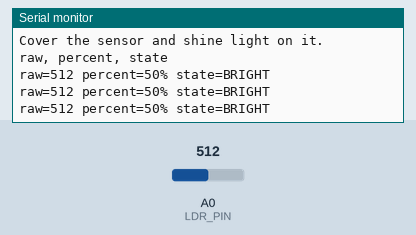
The sketch below on a simulated Arduino Uno, built with avr-gcc and run on an emulated ATmega328P. Shown: the last lines printed to the serial monitor. The test bench sets the inputs (shaded band); at power-on: A0 (LDR_PIN) = 512.

Above: at 1.3 s.
1.4 s: A0 (LDR_PIN) set to 407
At 2.0 s:
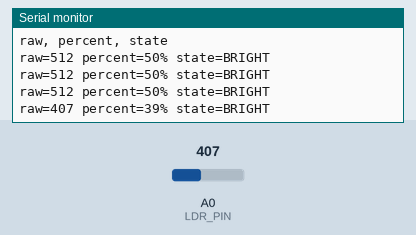
2.9 s: A0 (LDR_PIN) set to 381
At 3.5 s:
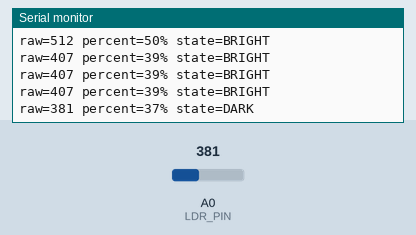
5.0 s: A0 (LDR_PIN) set to 107
At 5.5 s:
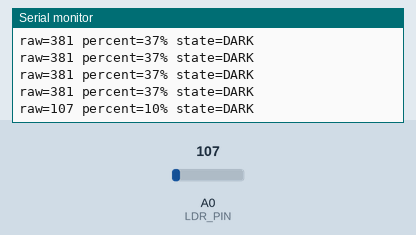
8.0 s: A0 (LDR_PIN) set to 95
At 8.5 s:
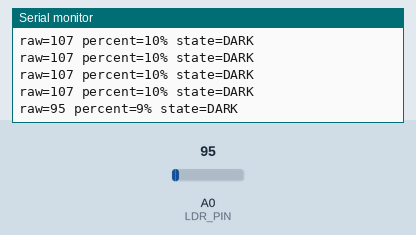
11.0 s: A0 (LDR_PIN) set to 11
At 11.5 s:
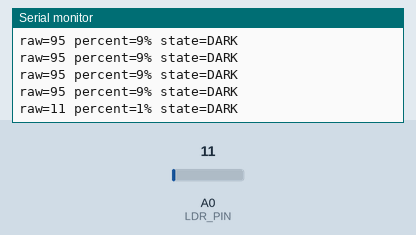
14.0 s: A0 (LDR_PIN) set to 8
At 14.5 s:
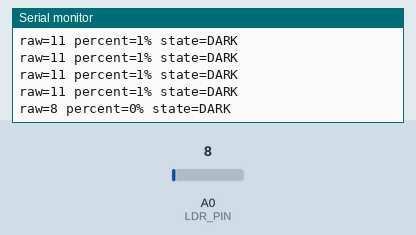
Timing chart, 0 to 17.0 s (numbered marks = the images above; inputs shaded):
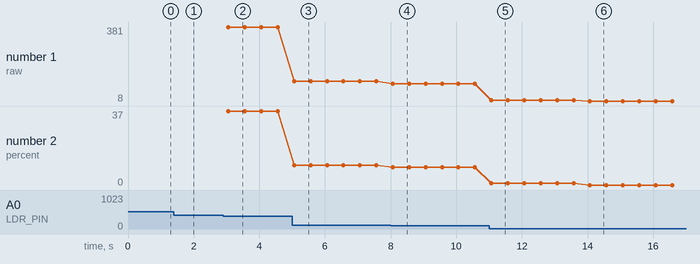

The sketch:

LDR_Light_Sensor.ino
```cpp
/*
  LDR light sensor standalone test for Arduino Uno R3.

  Wiring for an LDR module with analog output:
    LDR VCC / +  -> Arduino 5V
    LDR GND / -  -> Arduino GND
    LDR AO / A0  -> Arduino A0

  Serial Monitor:
    9600 baud

  Note:
    Some modules output a higher value in bright light.
    Others output a higher value in darkness.
    The important first test is that the raw value changes when light changes.
*/

const int LDR_PIN = A0;
const int SAMPLE_DELAY_MS = 500;

// Tune this after checking your room's raw readings.
const int DARK_THRESHOLD = 400;

void setup() {
  Serial.begin(9600);
  pinMode(LDR_PIN, INPUT);

  Serial.println("LDR light sensor test");
  Serial.println("Cover the sensor and shine light on it.");
  Serial.println("raw, percent, state");
}

void loop() {
  int raw = analogRead(LDR_PIN);
  int percent = map(raw, 0, 1023, 0, 100);
  const char *state = raw < DARK_THRESHOLD ? "DARK" : "BRIGHT";

  Serial.print("raw=");
  Serial.print(raw);
  Serial.print(" percent=");
  Serial.print(percent);
  Serial.print("% state=");
  Serial.println(state);

  delay(SAMPLE_DELAY_MS);
}
```

Measured:
- the behaviour switches between 400 and 399 on A0 (LDR_PIN) (found by bisection; images 1 and 2)
- after the input at 1.4 s, the serial monitor: prints a new line after 0.16 s (image 1)
- after the input at 2.9 s, the serial monitor: prints a new line after 0.16 s (image 2)
- after the input at 5.0 s, the serial monitor: prints a new line after 0.06 s (image 3)
- after the input at 8.0 s, the serial monitor: prints a new line after 0.07 s (image 4)
- after the input at 11.0 s, the serial monitor: prints a new line after 0.07 s (image 5)
- after the input at 14.0 s, the serial monitor: prints a new line after 0.07 s (image 6)
- plotted number 1: 381 → 107 after the input at 5.0 s, 107 → 95 after the input at 8.0 s, 95 → 11 after the input at 11.0 s, 11 → 8 after the input at 14.0 s
